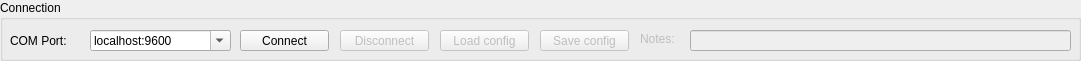
   <widget class="QGroupBox" name="Connection">
    <property name="geometry">
     <rect>
      <x>10</x>
      <y>10</y>
      <width>1081</width>
      <height>61</height>
     </rect>
    </property>
    <property name="title">
     <string>Connection</string>
    </property>
    <widget class="QLabel" name="label">
     <property name="geometry">
      <rect>
       <x>10</x>
       <y>30</y>
       <width>71</width>
       <height>21</height>
      </rect>
     </property>
     <property name="text">
      <string>COM Port:</string>
     </property>
    </widget>
    <widget class="QComboBox" name="ComPort">
     <property name="geometry">
      <rect>
       <x>90</x>
       <y>30</y>
       <width>141</width>
       <height>21</height>
      </rect>
     </property>
     <property name="editable">
      <bool>true</bool>
     </property>
     <property name="currentText">
      <string>localhost:9600</string>
     </property>
    </widget>
    <widget class="QPushButton" name="Connect">
     <property name="geometry">
      <rect>
       <x>240</x>
       <y>30</y>
       <width>89</width>
       <height>21</height>
      </rect>
     </property>
     <property name="text">
      <string>Connect</string>
     </property>
    </widget>
    <widget class="QPushButton" name="Disconnect">
     <property name="enabled">
      <bool>false</bool>
     </property>
     <property name="geometry">
      <rect>
       <x>340</x>
       <y>30</y>
       <width>89</width>
       <height>21</height>
      </rect>
     </property>
     <property name="text">
      <string>Disconnect</string>
     </property>
    </widget>
    <widget class="QPushButton" name="loadConfig">
     <property name="enabled">
      <bool>false</bool>
     </property>
     <property name="geometry">
      <rect>
       <x>440</x>
       <y>30</y>
       <width>89</width>
       <height>21</height>
      </rect>
     </property>
     <property name="text">
      <string>Load config</string>
     </property>
    </widget>
    <widget class="QPushButton" name="saveConfig">
     <property name="enabled">
      <bool>false</bool>
     </property>
     <property name="geometry">
      <rect>
       <x>540</x>
       <y>30</y>
       <width>89</width>
       <height>21</height>
      </rect>
     </property>
     <property name="text">
      <string>Save config</string>
     </property>
    </widget>
    <widget class="QLabel" name="labelNotes">
     <property name="enabled">
      <bool>false</bool>
     </property>
     <property name="geometry">
      <rect>
       <x>640</x>
       <y>30</y>
       <width>51</width>
       <height>17</height>
      </rect>
     </property>
     <property name="text">
      <string>Notes:</string>
     </property>
    </widget>
    <widget class="QLineEdit" name="Notes">
     <property name="enabled">
      <bool>false</bool>
     </property>
     <property name="geometry">
      <rect>
       <x>690</x>
       <y>30</y>
       <width>381</width>
       <height>21</height>
      </rect>
     </property>
    </widget>
   </widget>
